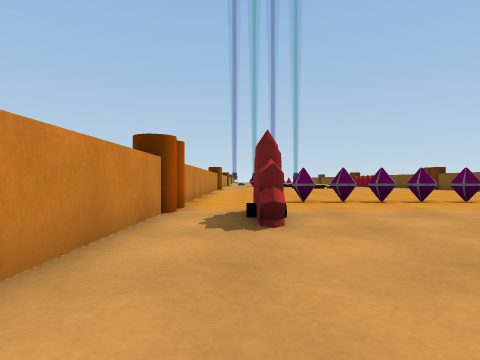
view 1 (above)

20 first-person views from a walk through a scene from a Unity 3-D project. The camera is 0.59 m above the floor, looks level and sees 75° across. The floor is counted in squares, 1 m on a side. Each view is taken from the middle of a square. On the plan, view 1 faces up. The plan holds only what a view shows up to about 9 squares ahead; the rest is blank. The place goes on beyond the plan. The player character is not drawn.

view 2
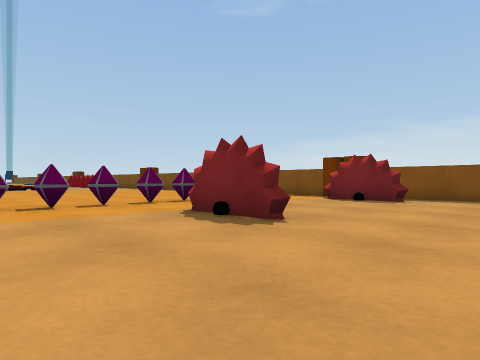

view 3
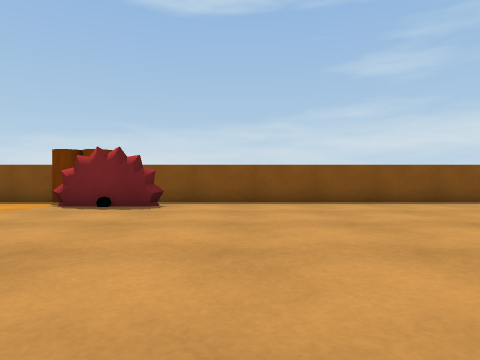

view 4
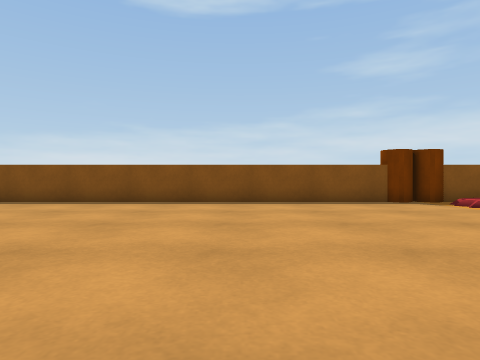

view 5
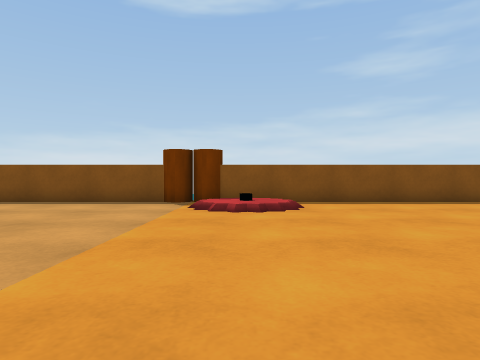

view 6
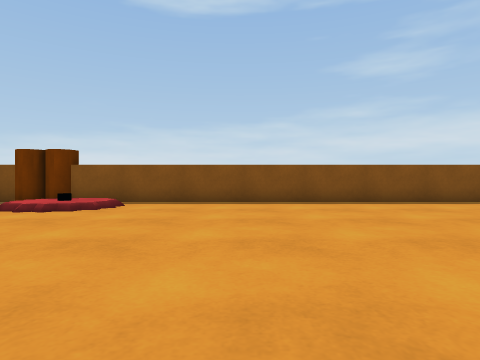

view 7
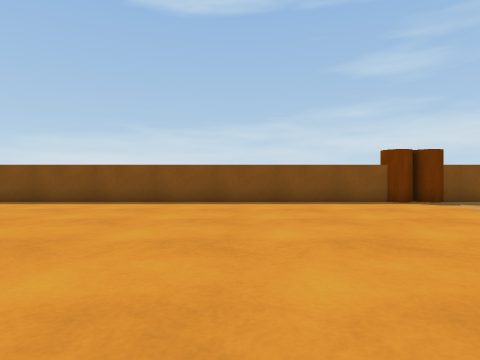

view 8
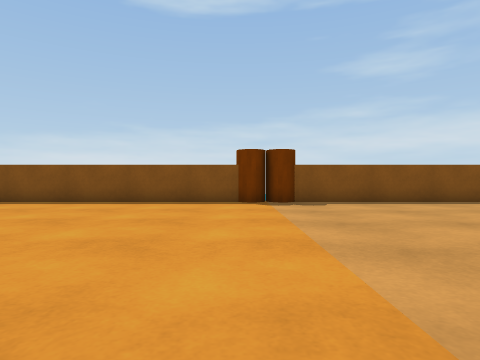

view 9
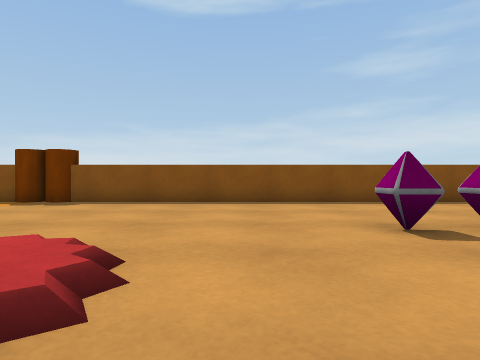

view 10
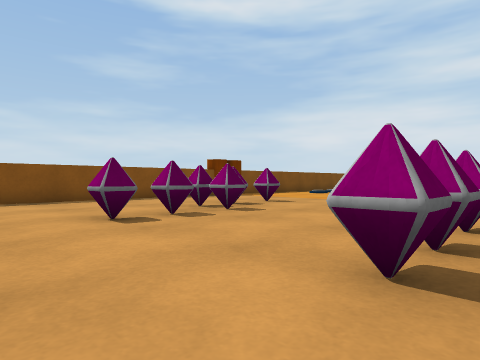

view 11
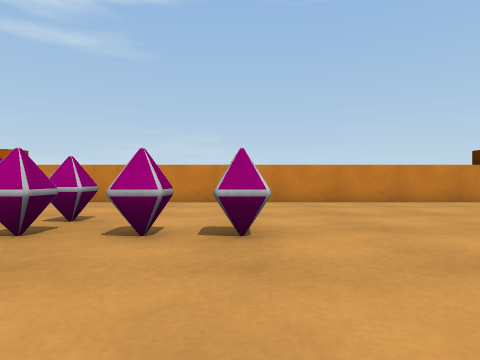

view 12
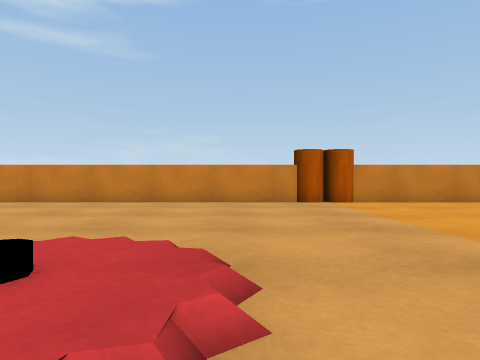

view 13
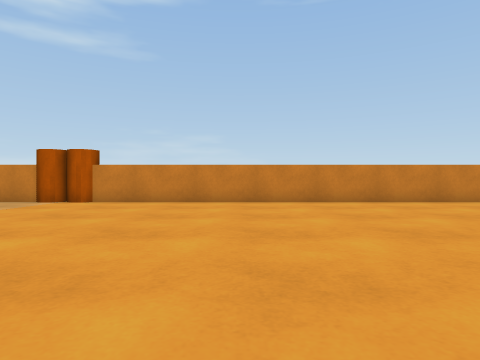

view 14
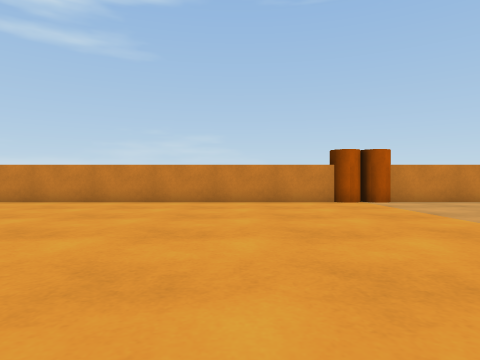

view 15
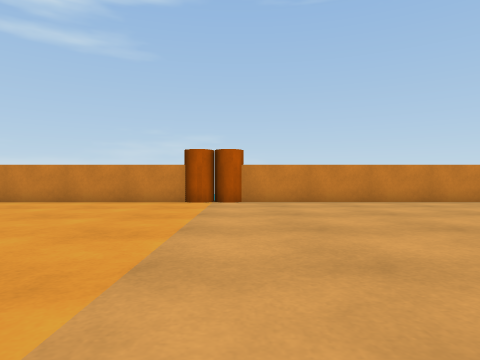

view 16
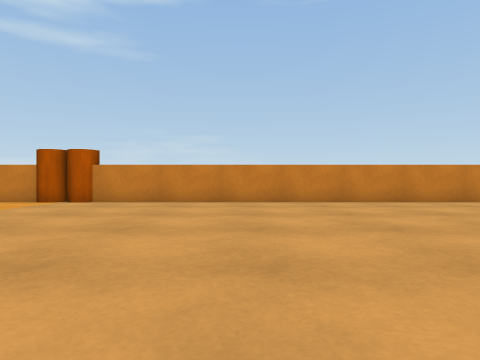

view 17
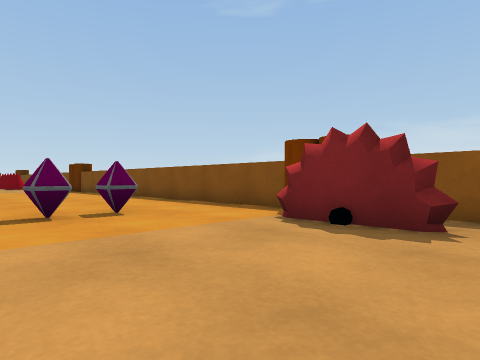

view 18
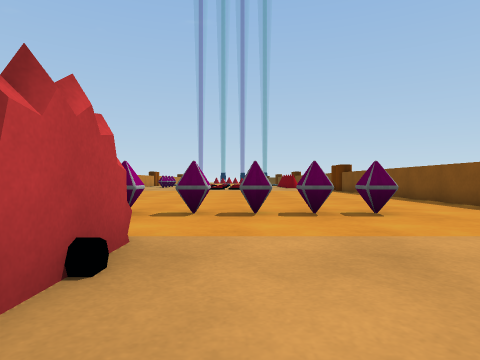

view 19
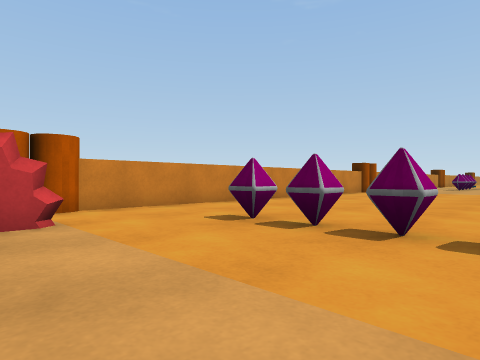

view 20
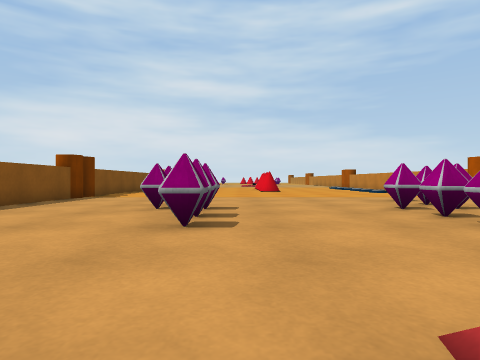

### Floor plan
Points are (right, up) in squares from view 1. A wall is a line through its corners. A room is listed if a view was taken in it or the views show most of it. See-through windows are left out.
Room 1 (views 1, 2, 3, 4, 5, 6, 7, 8, 9, 10, 11, 12, 13, 14, 15, 16, 17, 18, 19, 20)
walls: (-1.4, -8.4) (-1.4, -20.6); (12.4, -6.6) (12.4, 4.6); (12.4, -20.6) (12.4, -8.5); (-1.4, -22.5) (-1.4, -33.2); (6, 3.9) (5.7, 4.2) (5.6, 4.4); (5.6, 4.1) (5.6, 6); (0.3, 3.6) (0.3, 5); (0.4, 4) (0.2, 4.2); (0.6, 4.2) (0.4, 3.9); (11.1, 3.8) (11, 4.4); (11.3, 3.9) (10.9, 4.4); (11, 4.1) (11, 6.1); (5.7, 5.7) (5.8, 6.1); (0.3, 5.2) (0.3, 5.8); (6, 6.1) (6, 4.2); (-1.4, 5.1) (-1.4, -6.6); (0.6, 5.9) (0.6, 5.5); (0.4, 6.1) (0.5, 5.6); (11, 5.7) (11.1, 6) (11.3, 6.2); (12.4, 7.4) (12.4, 11.5); (-1.4, 11.4) (-1.4, 7.4); (12.4, -33.5) (12.4, -22.4)
low walls: (5.8, 3.7) (5.6, 4.1); (0.4, 3.9) (0.3, 4.2); (0.6, 4.2) (0.3, 3.6); (11.2, 3.7) (11, 4.1); (11, 5.8) (11.2, 6.2); (0.3, 6.3) (0.6, 5.9)
objects: cylinder (-2, -22) to (-1, -22); cylinder (-2, -21); cylinder (-2, -8) to (-1, -8); cylinder (-2, -7); cylinder (-2, 6) to (-1, 6); cylinder (-2, 7); other object (2, 9); other object (3, -32); other object (3, -31) to (4, -31); other object (3, 9); other object (4, -30); other object (4, -29); other object (4, 9); other object (5, 9); other object (6, 9); other object (7, 9); other object (8, -31); other object (8, -30); other object (8, -29); other object (8, 9); other object (9, -33); other object (9, -32); other object (9, -31); other object (9, 9); cylinder (12, -22) to (13, -22); cylinder (12, -8) to (13, -8); other object (12, 6) to (13, 6); cylinder (13, -21); cylinder (13, -7); cylinder (13, 7)

Where each view was taken, in squares from view 1:
view 1: 0 up, 0 right, facing up
view 2: 1 up, 2 right, facing up-right
view 3: 2 up, 4 right, facing right
view 4: 3 down, 4 right, facing right
view 5: 9 down, 4 right, facing right
view 6: 13 down, 4 right, facing right
view 7: 17 down, 4 right, facing right
view 8: 21 down, 4 right, facing right
view 9: 27 down, 4 right, facing right
view 10: 27 down, 3 right, facing down-right
view 11: 29 down, 7 right, facing left
view 12: 24 down, 7 right, facing left
view 13: 17 down, 7 right, facing left
view 14: 11 down, 7 right, facing left
view 15: 7 down, 7 right, facing left
view 16: 3 down, 7 right, facing left
view 17: 3 up, 7 right, facing up-right
view 18: 3 up, 7 right, facing up
view 19: 5 up, 5 right, facing up-left
view 20: 25 down, 7 right, facing down
